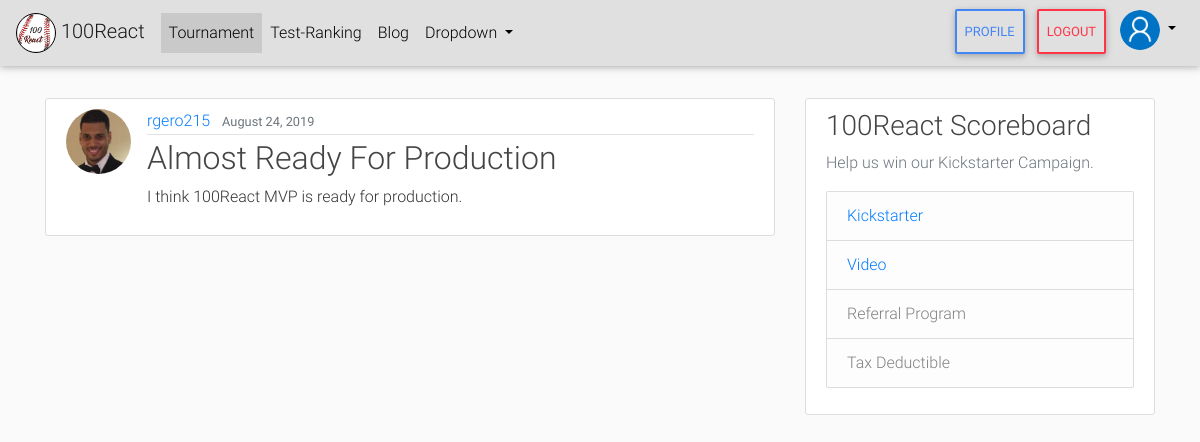
Screenshot of /blog/ (signed in) with the database file from the repository.
### users/models.py (models this page shows, shortened)
class Profile(models.Model):
    user = models.OneToOneField(User, on_delete=models.CASCADE)
    image = models.ImageField(default='account.png', upload_to='profile_pics')

### blog/models.py (models this page shows, shortened)
class Post(models.Model):
    title = models.CharField(max_length=100)
    content = models.TextField()
    date_posted = models.DateTimeField(default=timezone.now)
    author = models.ForeignKey(User, on_delete=models.CASCADE)

### blog/views.py (the view)
# urls.py: path('', PostListView.as_view(), name='blog-home'),
class PostListView(ListView):
    model = Post
    template_name = 'blog/home.html' #<app>/<model>_<viewtype>.html
    context_object_name = 'posts'
    ordering = ['-date_posted']
    paginate_by = 5
    title = 'Posts'

### blog/templates/blog/home.html (shortened to what this page needs)
{% extends "blog/base.html" %}
{% block content %}
    {% for post in posts %}
    <article class="media content-section">
        <img class="rounded-circle article-img" src="{{ post.author.profile.image.url }}" alt="">
        <div class="media-body">
            <div class="article-metadata">
            <a class="mr-2" href="{% url 'user-posts' post.author.username %}">{{ post.author }}</a>
            <small class="text-muted">{{ post.date_posted | date:'F d, Y' }}</small>
            </div>
            <h2><a class="article-title" href="{% url 'post-detail' post.id %}">{{ post.title }}</a></h2>
            <p class="article-content">{{ post.content }}</p>
        </div>
    </article>
    {% endfor %}
{% endblock %}

### blog/templates/blog/base.html (shortened to what this page needs)
{% load static from staticfiles %}
{% load crispy_forms_tags %}
<!doctype html>
<html lang="en">
  <head>
    <link rel="stylesheet" href="https://use.fontawesome.com/releases/v5.8.2/css/all.css">
    <link rel="stylesheet" href="{% static 'API100React/css/bootstrap.min.css' %}">
    <link href="{% static 'API100React/css/mdb.min.css' %}" rel="stylesheet">
    <link href="{% static 'API100React/css/style.css' %}" rel="stylesheet">
    <link href="{% static 'API100React/css/main.css' %}" rel="stylesheet">
    <link rel="stylesheet" href="{% static 'API100React/css/jquery.bracket.min.css' %}">
  </head>
  <body>
      <header class="site-header">
        <nav class="mb-1 navbar navbar-expand-lg navbar-light bg-light">
            <a class="navbar-brand" href="{% url 'test-create' %}">
                <img src="{% static 'API100React/img/100React.png' %}" class="d-inline-block align-middle rounded-circle z-depth-0 logo"
                alt="mdb logo"> 100React
            </a>
            <div class="collapse navbar-collapse" id="navbarSupportedContent-555">
                <ul class="navbar-nav mr-auto">
                    <li class="nav-item active">
                        <a class="nav-link" href="{% url 'marketing-home' %}">Tournament
                        </a>
                    </li>
                    <li class="nav-item">
                        <a class="nav-link" href="{% url 'test-test' %}">Test-Ranking</a>
                    </li>
                    <li class="nav-item">
                        <a class="nav-link" href="{% url 'blog-home' %}">Blog</a>
                    </li>
                    <li class="nav-item dropdown">
                        <a class="nav-link dropdown-toggle" id="navbarDropdownMenuLink-555" data-toggle="dropdown"
                        aria-haspopup="true" aria-expanded="false">Dropdown
                        </a>
                    </li>
                </ul>
                <ul class="navbar-nav ml-auto nav-flex-icons">
                  {% if user.is_authenticated %}
                      <li class="nav-item active">
                        <a class="nav-link btn btn-outline-primary my-2 my-sm-0" href="{% url 'profile' %}"> Profile
                        </a>
                      </li>
                      <li class="nav-item active">
                        <a class="nav-link btn btn-outline-danger my-2 my-sm-0" href="{% url 'logout' %}"> Logout
                        </a>
                      </li>
                      <li class="nav-item avatar dropdown">
                          <a class="nav-link dropdown-toggle" id="navbarDropdownMenuLink-55" data-toggle="dropdown"
                          aria-haspopup="true" aria-expanded="false">
                              <img src="{{ user.profile.image.url }}" class="rounded-circle z-depth-0 avatar-image"
                              alt="avatar image">
                          </a>
                      </li>
                  {% endif %}
                </ul>
            </div>
        </nav>
      </header>
      <main role="main" class="container">
        <div class="row">
          <div class="col-md-8">
            {% block content %}{% endblock %}
          </div>
          {% if 'Play' not in view.title and request.get_full_path != "/" and view.title != 'Play-Two' %}
            <div class="col-md-4">
              <div class="content-section">
                <h3>100React Scoreboard</h3>
                <p class='text-muted'>Help us win our Kickstarter Campaign.
                  <ul class="list-group">
                    <li class="list-group-item list-group-item-light"><a href="https://www.kickstarter.com/projects/1945306321/313735944?ref=dyu8z7&token=0bca9e08" target="_blank">Kickstarter</a></li>
                    <li class="list-group-item list-group-item-light"><a href="https://youtu.be/ycG_tktS2sQ" target="_blank">Video</a></li>
                    <li class="list-group-item list-group-item-light">Referral Program</li>
                    <li class="list-group-item list-group-item-light">Tax Deductible</li>
                  </ul>
                </p>
              </div>
            </div>
          {% endif %}
        </div>
      </main>
  </body>
</html>

### static/API100React/css/style.css (style rules this page uses)
.avatar-image { width: 40px; height: 40px; }
#navbarDropdownMenuLink-55 { margin-top: -7px; }
.logo { width: 40px; height: 40px; border: solid 1px black; }

### static/API100React/css/main.css (style rules this page uses)
body { background: #fafafa; color: #333333; }
h1, h2, h3, h4, h5, h6 { color: #444444; }
ul { margin: 0; }
.site-header .navbar-nav .nav-link { color: #cbd5db; }
.site-header { margin-bottom: 2rem; }
.content-section { background: #ffffff; padding: 10px 20px; border: 1px solid #dddddd; border-radius: 3px; margin-bottom: 20px; }
.article-title { color: #444444; }
.article-content { white-space: pre-line; }
.article-img { height: 65px; width: 65px; margin-right: 16px; }
.article-metadata { padding-bottom: 1px; margin-bottom: 4px; border-bottom: 1px solid #e3e3e3 }

### rows the page displays
Post: author.profile.image (picture), author "rgero215", date_posted "August 24, 2019", title "Almost Ready For Production", content "I think 100React MVP is ready for production."
